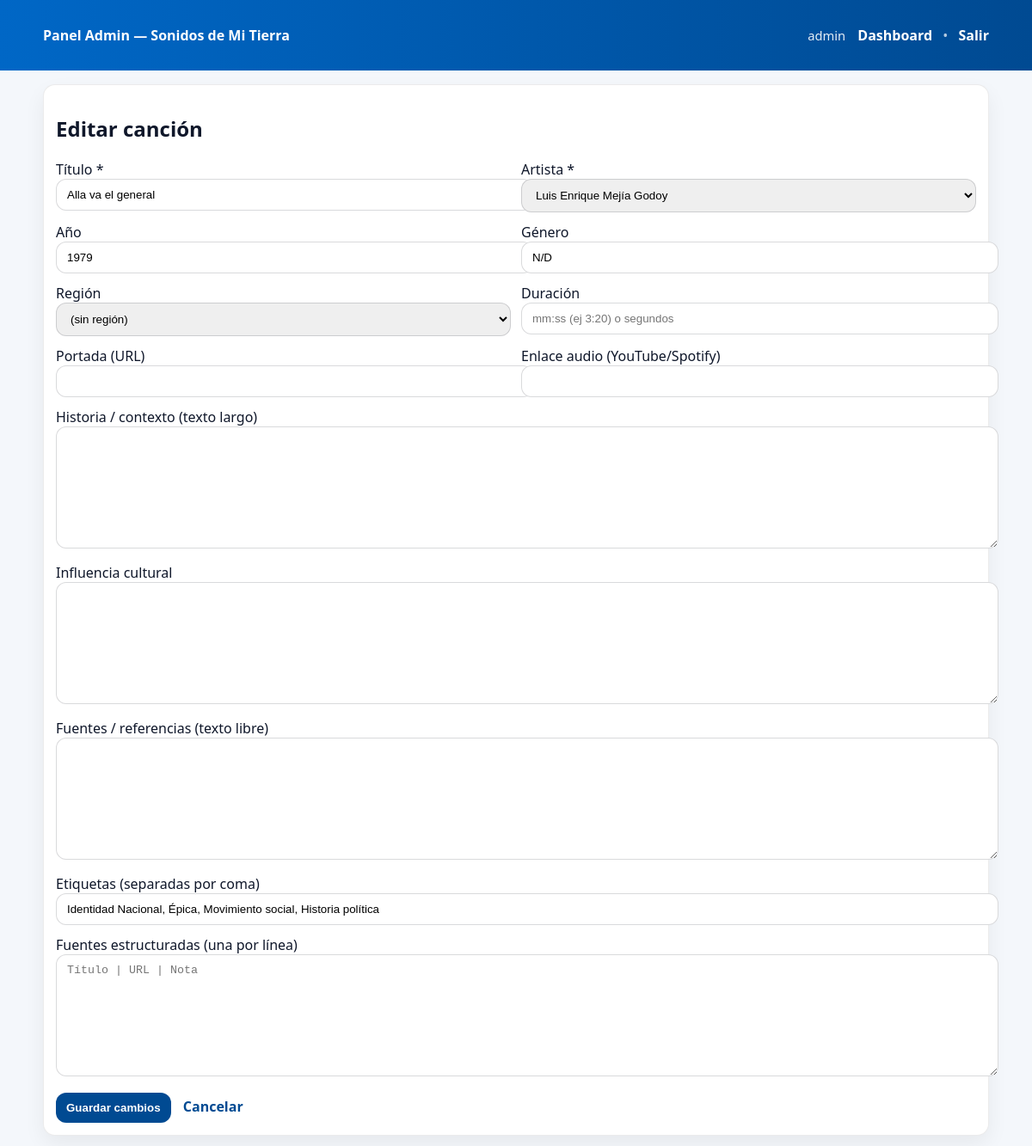
/admin/songs/16/edit (signed in), run on the app's committed database.
### models.py (models this page shows, shortened)
class Song(db.Model):
    __tablename__ = "songs"
    id = db.Column(db.Integer, primary_key=True)
    title = db.Column(db.String(250), nullable=False)
    year = db.Column(db.Integer, nullable=True)
    iconic_score = db.Column(db.Float, nullable=False, default=0)
    decade = db.Column(db.String(20), nullable=True)
    link = db.Column(db.String(800), nullable=True)
    description = db.Column(db.Text, nullable=True)
    genre = db.Column(db.String(120), nullable=False, default="N/D")
    duration_seconds = db.Column(db.Integer, nullable=True)
    cover_url = db.Column(db.String(800), nullable=True)
    audio_url = db.Column(db.String(800), nullable=True)
    history_context = db.Column(db.Text, nullable=False, default="")
    cultural_influence = db.Column(db.Text, nullable=False, default="")
    references_text = db.Column(db.Text, nullable=False, default="")  # opcional (texto libre)
    artist_id = db.Column(db.Integer, db.ForeignKey("artists.id"), nullable=False)
    region_id = db.Column(db.Integer, db.ForeignKey("regions.id"), nullable=True)
    artist = db.relationship("Artist", back_populates="songs")
    region = db.relationship("Region")
    tags = db.relationship("Tag", secondary=song_tags, back_populates="songs")
    genres = db.relationship("Genre", secondary=song_genres, back_populates="songs")
    regions = db.relationship("Region", secondary=song_regions, back_populates="songs")
    sources = db.relationship("Source", secondary=song_sources, backref="songs")
    __table_args__ = (
        UniqueConstraint("title", "artist_id", name="uq_song_title_artist"),
    )

class Artist(db.Model):
    __tablename__ = "artists"
    id = db.Column(db.Integer, primary_key=True)
    name = db.Column(db.String(200), unique=True, nullable=False)
    birth_year = db.Column(db.Integer, nullable=True)
    death_year = db.Column(db.Integer, nullable=True)
    origin_region = db.Column(db.String(120), nullable=True)
    era = db.Column(db.String(120), nullable=True)
    cultural_contribuitions = db.Column(db.Text, nullable=True)
    bio = db.Column(db.Text, nullable=False, default="")
    active_era = db.Column(db.String(120), nullable=False, default="N/D")
    cultural_contributions = db.Column(db.Text, nullable=False, default="")
    photo_url = db.Column(db.String(500), nullable=True)
    songs = db.relationship("Song", back_populates="artist", cascade="all, delete-orphan")

### admin.py (the view)
@admin.get("/songs/<int:song_id>/edit")
@login_required
def song_edit(song_id: int):
    song = Song.query.get_or_404(song_id)
    artists = Artist.query.order_by(Artist.name.asc()).all()
    regions = Region.query.order_by(Region.name.asc()).all()
    tags_str = ", ".join([t.name for t in song.tags])
    sources_str = "\n".join([f"{s.title} | {s.url or ''} | {s.note or ''}".strip() for s in song.sources])
    return render_template(
        "song_form.html",
        mode="edit",
        song=song,
        artists=artists,
        regions=regions,
        tags_str=tags_str,
        sources_str=sources_str
    )

### admin.py (called while the page is built)
@admin.before_app_request
def csrf_protect():
    if request.path.startswith("/admin"):
        validate_csrf()

@admin.app_context_processor
def inject_csrf():
    return {"csrf_token": generate_csrf_token()}

### auth.py (called while the page is built)
def login_required(view):
    @wraps(view)
    def wrapped(*args, **kwargs):
        if not session.get("admin_user"):
            return redirect(url_for("admin.login", next=request.path))
        return view(*args, **kwargs)
    return wrapped

def generate_csrf_token():
    token = session.get("_csrf_token")
    if not token:
        token = secrets.token_urlsafe(32)
        session["_csrf_token"] = token
    return token

def validate_csrf():
    if request.method in ("POST", "PUT", "DELETE"):
        form_token = request.form.get("csrf_token") or request.headers.get("X-CSRF-Token")
        session_token = session.get("_csrf_token")
        if not form_token or not session_token or form_token != session_token:
            abort(403, description="CSRF token missing/invalid")

### templates/song_form.html (shortened to what this page needs)
{% extends "admin_base.html" %}
{% block content %}
<div class="card">
  <h2>{{ "Nueva canción" if mode=="create" else "Editar canción" }}</h2>
  <form method="post">
    <div class="grid" style="grid-template-columns:1fr 1fr;">
      <div>
        <label>Título *</label>
        <input name="title" required value="{{ song.title if song else '' }}"/>
      </div>
      <div>
        <label>Artista *</label>
        <select name="artist_id" required>
          {% for a in artists %}
            <option value="{{ a.id }}" {% if song and song.artist_id==a.id %}selected{% endif %}>{{ a.name }}</option>
          {% endfor %}
        </select>
      </div>
      <div>
        <label>Año</label>
        <input name="year" placeholder="1978" value="{{ song.year if song and song.year else '' }}"/>
      </div>
      <div>
        <label>Género</label>
        <input name="genre" value="{{ song.genre if song else '' }}" placeholder="Son Nica, Folklore..."/>
      </div>
      <div>
        <label>Región</label>
        <select name="region_id">
          <option value="">(sin región)</option>
        </select>
      </div>
      <div>
        <label>Duración</label>
        <input name="duration" placeholder="mm:ss (ej 3:20) o segundos" value="{{ (song.duration_seconds if song and song.duration_seconds else '') }}"/>
      </div>
      <div>
        <label>Portada (URL)</label>
        <input name="cover_url" value="{{ song.cover_url if song and song.cover_url else '' }}"/>
      </div>
      <div>
        <label>Enlace audio (YouTube/Spotify)</label>
        <input name="audio_url" value="{{ song.audio_url if song and song.audio_url else '' }}"/>
      </div>
    </div>
    <div style="height:12px"></div>
    <label>Historia / contexto (texto largo)</label>
    <textarea name="history_context">{{ song.history_context if song else '' }}</textarea>
    <div style="height:12px"></div>
    <label>Influencia cultural</label>
    <textarea name="cultural_influence">{{ song.cultural_influence if song else '' }}</textarea>
    <div style="height:12px"></div>
    <label>Fuentes / referencias (texto libre)</label>
    <textarea name="references_text">{{ song.references_text if song else '' }}</textarea>
    <div style="height:12px"></div>
    <label>Etiquetas (separadas por coma)</label>
    <input name="tags" value="{{ tags_str if tags_str is defined else '' }}" placeholder="identidad, folklore, historia"/>
    <div style="height:12px"></div>
    <label>Fuentes estructuradas (una por línea)</label>
    <textarea name="sources" placeholder="Título | URL | Nota">{{ sources_str if sources_str is defined else '' }}</textarea>
    <div style="height:14px"></div>
    <button class="btn" type="submit">{{ "Crear" if mode=="create" else "Guardar cambios" }}</button>
    <a style="margin-left:10px" href="{{ url_for('admin.dashboard') }}">Cancelar</a>
  </form>
</div>
{% endblock %}

### static/admin.css (style rules this page uses)
body { font-family: system-ui,Segoe UI,Roboto,Arial; margin:0; background:#f4f7fb; color:#0f172a; }
a { color:#004a92; text-decoration:none; font-weight:700; }
.card { background:#fff; border:1px solid rgba(2,8,23,.08); border-radius:14px; padding:14px; box-shadow:0 10px 25px rgba(2,8,23,.06); }
.grid { display:grid; grid-template-columns: 1.2fr .8fr; gap:12px; }
input,select,textarea { width:100%; padding:10px 12px; border-radius:12px; border:1px solid rgba(2,8,23,.15); }
textarea { min-height:120px; }
.btn { display:inline-block; background:#004a92; color:#fff; border:0; border-radius:12px; padding:10px 12px; cursor:pointer; font-weight:800; }

### data on the page
Song: title "Alla va el general", artist_id "Luis Enrique Mejía Godoy", year "1979", genre "N/D"

### other printed values
{{ session.get('admin_user') }} "admin"
{{ "Nueva canción" if mode=="create" else "Editar canción" }} "Editar canción"
{{ "Crear" if mode=="create" else "Guardar cambios" }} "Guardar cambios"
